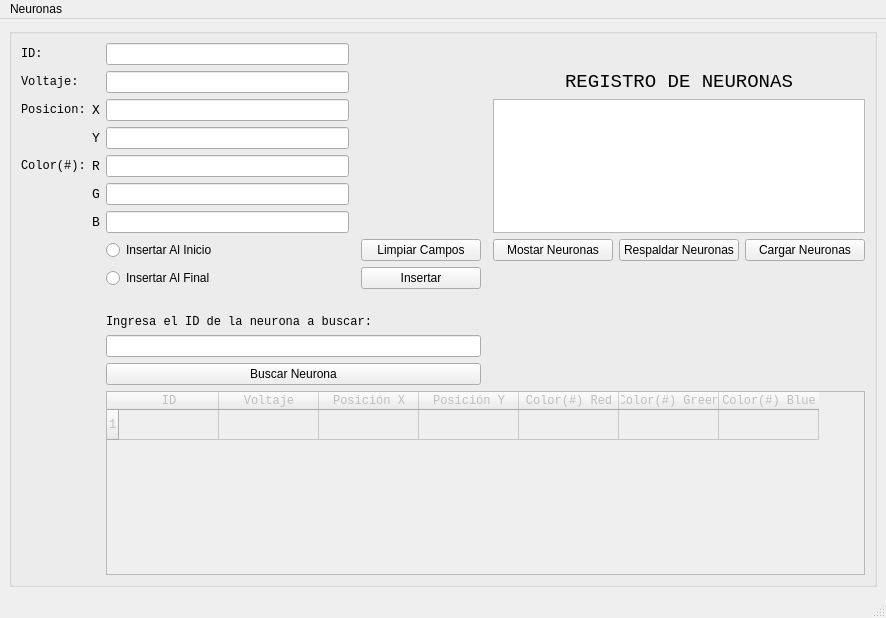
<?xml version="1.0" encoding="UTF-8"?>
<ui version="4.0">
 <class>MainWindow</class>
 <widget class="QMainWindow" name="MainWindow">
  <property name="geometry">
   <rect>
    <x>0</x>
    <y>0</y>
    <width>886</width>
    <height>618</height>
   </rect>
  </property>
  <property name="windowTitle">
   <string>MainWindow</string>
  </property>
  <widget class="QWidget" name="centralwidget">
   <layout class="QGridLayout" name="gridLayout">
    <item row="0" column="0">
     <widget class="QGroupBox" name="groupBox">
      <property name="title">
       <string/>
      </property>
      <layout class="QGridLayout" name="gridLayout_2">
       <item row="11" column="2">
        <widget class="QLineEdit" name="ColorBLineEdit"/>
       </item>
       <item row="13" column="4">
        <widget class="QPushButton" name="CleanPushNutton">
         <property name="minimumSize">
          <size>
           <width>120</width>
           <height>0</height>
          </size>
         </property>
         <property name="text">
          <string>Limpiar Campos</string>
         </property>
        </widget>
       </item>
       <item row="11" column="1">
        <widget class="QLabel" name="BLabel">
         <property name="font">
          <font>
           <family>Consolas</family>
           <pointsize>10</pointsize>
          </font>
         </property>
         <property name="text">
          <string>B</string>
         </property>
        </widget>
       </item>
       <item row="10" column="1">
        <widget class="QLabel" name="GLabel">
         <property name="font">
          <font>
           <family>Consolas</family>
           <pointsize>10</pointsize>
          </font>
         </property>
         <property name="text">
          <string>G</string>
         </property>
        </widget>
       </item>
       <item row="19" column="2" colspan="3">
        <widget class="QPushButton" name="SearchPushButton">
         <property name="text">
          <string>Buscar Neurona</string>
         </property>
        </widget>
       </item>
       <item row="13" column="0">
        <widget class="QLabel" name="Separator">
         <property name="text">
          <string/>
         </property>
        </widget>
       </item>
       <item row="13" column="2">
        <widget class="QRadioButton" name="BegginInsertPushButton">
         <property name="text">
          <string>Insertar Al Inicio</string>
         </property>
        </widget>
       </item>
       <item row="7" column="6" rowspan="5" colspan="3">
        <widget class="QPlainTextEdit" name="InfoDisplay">
         <property name="readOnly">
          <bool>true</bool>
         </property>
        </widget>
       </item>
       <item row="7" column="1">
        <widget class="QLabel" name="XLabel">
         <property name="font">
          <font>
           <family>Consolas</family>
           <pointsize>10</pointsize>
          </font>
         </property>
         <property name="text">
          <string>X</string>
         </property>
        </widget>
       </item>
       <item row="3" column="2">
        <widget class="QLineEdit" name="IDLineEdit"/>
       </item>
       <item row="13" column="7">
        <widget class="QPushButton" name="SavePushButton">
         <property name="minimumSize">
          <size>
           <width>120</width>
           <height>0</height>
          </size>
         </property>
         <property name="text">
          <string>Respaldar Neuronas</string>
         </property>
        </widget>
       </item>
       <item row="9" column="2">
        <widget class="QLineEdit" name="ColorRLineEdit"/>
       </item>
       <item row="18" column="2" colspan="3">
        <widget class="QLineEdit" name="IDSearchLineEdit"/>
       </item>
       <item row="17" column="2" colspan="3">
        <widget class="QLabel" name="IDSearchLabel">
         <property name="font">
          <font>
           <family>Consolas</family>
           <pointsize>9</pointsize>
          </font>
         </property>
         <property name="text">
          <string>Ingresa el ID de la neurona a buscar:</string>
         </property>
        </widget>
       </item>
       <item row="6" column="0">
        <widget class="QLabel" name="VoltLabel">
         <property name="font">
          <font>
           <family>Consolas</family>
          </font>
         </property>
         <property name="text">
          <string>Voltaje:</string>
         </property>
        </widget>
       </item>
       <item row="6" column="2">
        <widget class="QLineEdit" name="VoltLineEdit"/>
       </item>
       <item row="10" column="2">
        <widget class="QLineEdit" name="ColorGLineEdit"/>
       </item>
       <item row="8" column="1">
        <widget class="QLabel" name="YLabel">
         <property name="font">
          <font>
           <family>Consolas</family>
           <pointsize>10</pointsize>
          </font>
         </property>
         <property name="text">
          <string>Y</string>
         </property>
        </widget>
       </item>
       <item row="13" column="8">
        <widget class="QPushButton" name="LoadPushButton">
         <property name="minimumSize">
          <size>
           <width>120</width>
           <height>0</height>
          </size>
         </property>
         <property name="text">
          <string>Cargar Neuronas</string>
         </property>
        </widget>
       </item>
       <item row="16" column="2">
        <widget class="QLabel" name="label">
         <property name="text">
          <string/>
         </property>
        </widget>
       </item>
       <item row="9" column="0">
        <widget class="QLabel" name="ColorLabel">
         <property name="font">
          <font>
           <family>Consolas</family>
          </font>
         </property>
         <property name="text">
          <string>Color(#):</string>
         </property>
        </widget>
       </item>
       <item row="7" column="0">
        <widget class="QLabel" name="PosLabel">
         <property name="font">
          <font>
           <family>Consolas</family>
          </font>
         </property>
         <property name="text">
          <string>Posicion:</string>
         </property>
        </widget>
       </item>
       <item row="13" column="6">
        <widget class="QPushButton" name="ShowNPushButton">
         <property name="minimumSize">
          <size>
           <width>120</width>
           <height>0</height>
          </size>
         </property>
         <property name="maximumSize">
          <size>
           <width>120</width>
           <height>16777215</height>
          </size>
         </property>
         <property name="text">
          <string>Mostar Neuronas</string>
         </property>
        </widget>
       </item>
       <item row="14" column="4">
        <widget class="QPushButton" name="InserPushButton">
         <property name="minimumSize">
          <size>
           <width>120</width>
           <height>0</height>
          </size>
         </property>
         <property name="text">
          <string>Insertar</string>
         </property>
        </widget>
       </item>
       <item row="3" column="0">
        <widget class="QLabel" name="IDLabel">
         <property name="font">
          <font>
           <family>Consolas</family>
          </font>
         </property>
         <property name="text">
          <string>ID:</string>
         </property>
        </widget>
       </item>
       <item row="6" column="6" colspan="3">
        <widget class="QLabel" name="WindowTitleLabel">
         <property name="maximumSize">
          <size>
           <width>16777215</width>
           <height>236</height>
          </size>
         </property>
         <property name="font">
          <font>
           <family>Consolas</family>
           <pointsize>14</pointsize>
          </font>
         </property>
         <property name="text">
          <string>REGISTRO DE NEURONAS</string>
         </property>
         <property name="alignment">
          <set>Qt::AlignCenter</set>
         </property>
         <property name="margin">
          <number>-1</number>
         </property>
         <property name="indent">
          <number>-1</number>
         </property>
        </widget>
       </item>
       <item row="7" column="2">
        <widget class="QLineEdit" name="PosXLineEdit"/>
       </item>
       <item row="8" column="2">
        <widget class="QLineEdit" name="PosYLineEdit"/>
       </item>
       <item row="14" column="2">
        <widget class="QRadioButton" name="EndInsertPushButton">
         <property name="text">
          <string>Insertar Al Final</string>
         </property>
        </widget>
       </item>
       <item row="9" column="1">
        <widget class="QLabel" name="RLabel">
         <property name="font">
          <font>
           <family>Consolas</family>
           <pointsize>10</pointsize>
          </font>
         </property>
         <property name="text">
          <string>R</string>
         </property>
        </widget>
       </item>
       <item row="21" column="2" colspan="7">
        <widget class="QTableWidget" name="tableWidget">
         <property name="enabled">
          <bool>false</bool>
         </property>
         <property name="font">
          <font>
           <family>Consolas</family>
          </font>
         </property>
         <property name="frameShadow">
          <enum>QFrame::Sunken</enum>
         </property>
         <property name="gridStyle">
          <enum>Qt::SolidLine</enum>
         </property>
         <property name="rowCount">
          <number>1</number>
         </property>
         <property name="columnCount">
          <number>7</number>
         </property>
         <attribute name="horizontalHeaderMinimumSectionSize">
          <number>17</number>
         </attribute>
         <row/>
         <column>
          <property name="text">
           <string>ID</string>
          </property>
          <property name="font">
           <font>
            <family>Consolas</family>
           </font>
          </property>
         </column>
         <column>
          <property name="text">
           <string>Voltaje</string>
          </property>
          <property name="font">
           <font>
            <family>Consolas</family>
           </font>
          </property>
         </column>
         <column>
          <property name="text">
           <string>Posición X</string>
          </property>
          <property name="font">
           <font>
            <family>Consolas</family>
           </font>
          </property>
         </column>
         <column>
          <property name="text">
           <string>Posición Y</string>
          </property>
          <property name="font">
           <font>
            <family>Consolas</family>
           </font>
          </property>
         </column>
         <column>
          <property name="text">
           <string>Color(#) Red</string>
          </property>
          <property name="font">
           <font>
            <family>Consolas</family>
           </font>
          </property>
         </column>
         <column>
          <property name="text">
           <string>Color(#) Green</string>
          </property>
          <property name="font">
           <font>
            <family>Consolas</family>
           </font>
          </property>
         </column>
         <column>
          <property name="text">
           <string>Color(#) Blue</string>
          </property>
          <property name="font">
           <font>
            <family>Consolas</family>
           </font>
          </property>
         </column>
         <item row="0" column="0">
          <property name="text">
           <string/>
          </property>
          <property name="flags">
           <set>ItemIsSelectable|ItemIsDragEnabled|ItemIsDropEnabled|ItemIsUserCheckable|ItemIsEnabled</set>
          </property>
         </item>
         <item row="0" column="1">
          <property name="text">
           <string/>
          </property>
          <property name="flags">
           <set>ItemIsSelectable|ItemIsDragEnabled|ItemIsDropEnabled|ItemIsUserCheckable|ItemIsEnabled</set>
          </property>
         </item>
         <item row="0" column="2">
          <property name="text">
           <string/>
          </property>
          <property name="flags">
           <set>ItemIsSelectable|ItemIsDragEnabled|ItemIsDropEnabled|ItemIsUserCheckable|ItemIsEnabled</set>
          </property>
         </item>
         <item row="0" column="3">
          <property name="text">
           <string/>
          </property>
          <property name="flags">
           <set>ItemIsSelectable|ItemIsDragEnabled|ItemIsDropEnabled|ItemIsUserCheckable|ItemIsEnabled</set>
          </property>
         </item>
         <item row="0" column="4">
          <property name="text">
           <string/>
          </property>
          <property name="flags">
           <set>ItemIsSelectable|ItemIsDragEnabled|ItemIsDropEnabled|ItemIsUserCheckable|ItemIsEnabled</set>
          </property>
         </item>
         <item row="0" column="5">
          <property name="text">
           <string/>
          </property>
          <property name="flags">
           <set>ItemIsSelectable|ItemIsDragEnabled|ItemIsDropEnabled|ItemIsUserCheckable|ItemIsEnabled</set>
          </property>
         </item>
         <item row="0" column="6">
          <property name="text">
           <string/>
          </property>
          <property name="flags">
           <set>ItemIsSelectable|ItemIsDragEnabled|ItemIsDropEnabled|ItemIsUserCheckable|ItemIsEnabled</set>
          </property>
         </item>
        </widget>
       </item>
      </layout>
     </widget>
    </item>
   </layout>
  </widget>
  <widget class="QMenuBar" name="menubar">
   <property name="geometry">
    <rect>
     <x>0</x>
     <y>0</y>
     <width>886</width>
     <height>21</height>
    </rect>
   </property>
   <widget class="QMenu" name="menuNeuronas">
    <property name="title">
     <string>Neuronas</string>
    </property>
   </widget>
   <addaction name="menuNeuronas"/>
  </widget>
  <widget class="QStatusBar" name="statusbar"/>
 </widget>
 <resources/>
 <connections/>
</ui>
